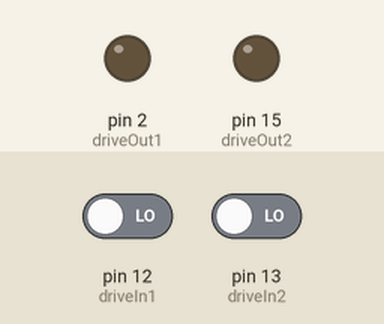
Bench run of a sketch on a simulated Arduino Uno, built for the host (arithmetic inside an expression is 32-bit, double 64-bit). Shown: output pins drawn as LEDs (lit = HIGH). The test bench sets the inputs (shaded band); at power-on: pin 13 (driveIn2) LOW, pin 12 (driveIn1) LOW.

Above: at 1.2 s.
1.3 s: pin 13 (driveIn2) driven HIGH
At 2.1 s:
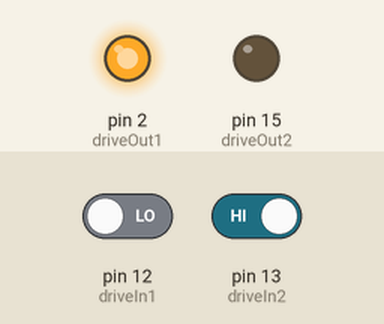
2.8 s: pin 13 (driveIn2) driven LOW
At 4.0 s:
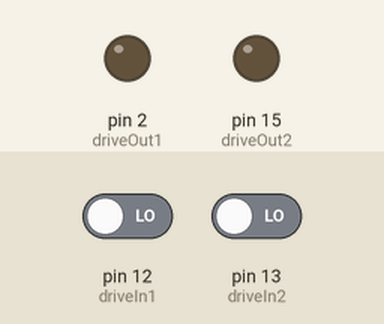
Timing chart, 0 to 5.8 s (numbered marks = the images above; inputs shaded):
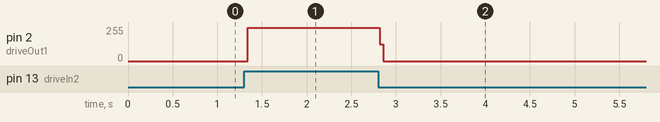

Measured:
- after the input at 1.3 s, pin 2 (driveOut1): 0/255 → 251/255 at once
- after the input at 2.8 s, pin 2 (driveOut1): 251/255 → 0/255 at once

The sketch:

RPItoesp.ino
```cpp
constexpr int driveIn1{12};
constexpr int driveIn2{13};
constexpr int driveOut1{2};
constexpr int driveOut2{15};

void setup() {
  pinMode(driveIn1, INPUT_PULLDOWN);
  pinMode(driveIn2, INPUT_PULLDOWN);
  pinMode(driveOut1, OUTPUT);
  pinMode(driveOut2, OUTPUT);
}

void loop() {
  digitalWrite(driveOut1, digitalRead(driveIn1));
  digitalWrite(driveOut1, digitalRead(driveIn2));
}
```
